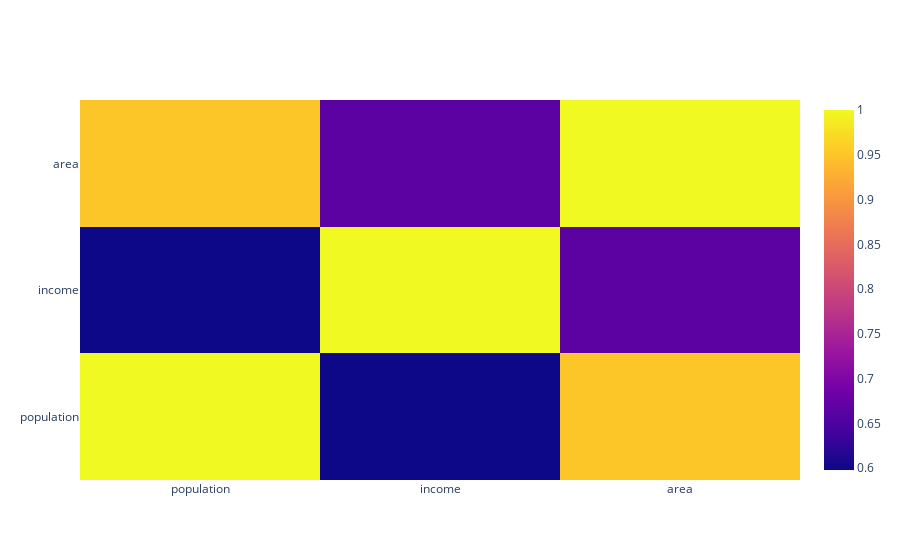

The notebook cell saved with this chart:
### Code cell
fig = go.Figure()
data_corr = df.corr()
fig.add_trace(go.Heatmap(x = data_corr.columns, y = data_corr.index, z = data_corr))
fig.show()

### Figure 1 — Plotly figure (JSON) as saved in the notebook; plotly's stock layout.template omitted (floating-point values rounded to 4 significant figures)
{"data": [{"type": "heatmap", "x": ["population", "income", "area"], "y": ["population", "income", "area"], "z": [[1, 0.5981, 0.951], [0.5981, 1, 0.6646], [0.951, 0.6646, 1]]}], "layout": {}}
